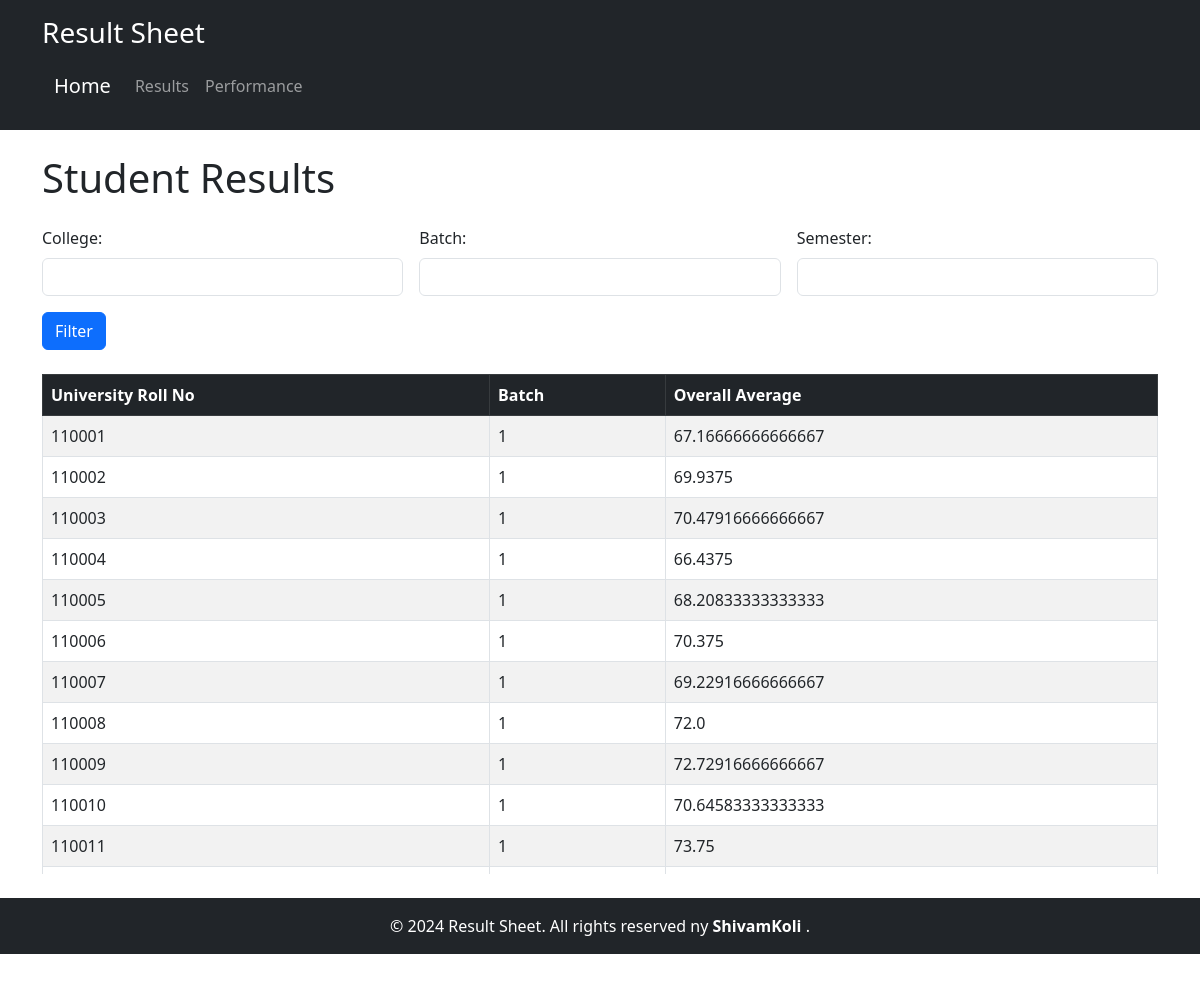
The page / on the database its author committed.
### results/models.py (models this page shows, shortened)
class StudentResult(models.Model):
    university_roll_no = models.CharField(max_length=10)
    college_name = models.CharField(max_length=100)
    batch = models.IntegerField()
    semester = models.IntegerField()
    subject_1 = models.FloatField()
    subject_2 = models.FloatField()
    subject_3 = models.FloatField()
    subject_4 = models.FloatField()
    subject_5 = models.FloatField()
    subject_6 = models.FloatField()
    semester_avg = models.FloatField()
    overall_avg = models.FloatField()

### results/views.py (the view)
# urls.py: path('', result_list, name='result_list'),
def result_list(request):
    results = StudentResult.objects.all()
    college_filter = request.GET.get('college')
    batch_filter = request.GET.get('batch')
    semester_filter = request.GET.get('semester')
    if college_filter:
        results = results.filter(college_name=college_filter)
    if batch_filter:
        results = results.filter(batch=batch_filter)
    if semester_filter:
        results = results.filter(semester=semester_filter)
    unique_results = {}
    for result in results:
        if result.university_roll_no not in unique_results:
            unique_results[result.university_roll_no] = result  # Store the full object
    for result in unique_results.values():
        if semester_filter:
            result.semester_avg = getattr(result, f'subject_{semester_filter}', result.overall_avg)
        else:
            result.semester_avg = result.overall_avg
    return render(request, 'results/result_list.html', {
        'results': unique_results.values(),
        'semester_filter': semester_filter
    })

### results/templates/results/result_list.html (shortened to what this page needs)
{% extends "results/base.html" %}
{% block content %}
    <h1 class="mb-4">Student Results</h1>
    <form method="get" class="row g-3 mb-4">
        <div class="col-md-4">
            <label for="college" class="form-label">College:</label>
            <input type="text" name="college" id="college" class="form-control">
        </div>
        <div class="col-md-4">
            <label for="batch" class="form-label">Batch:</label>
            <input type="number" name="batch" id="batch" class="form-control">
        </div>
        <div class="col-md-4">
            <label for="semester" class="form-label">Semester:</label>
            <input type="number" name="semester" id="semester" class="form-control">
        </div>
        <div class="col-12">
            <button type="submit" class="btn btn-primary">Filter</button>
        </div>
    </form>
    <div class="table-responsive" style="max-height: 500px; overflow-y: auto;">
        <table class="table table-bordered table-striped">
            <thead class="table-dark">
                <tr>
                    <th>University Roll No</th>
                    <th>Batch</th>
                    {% if not semester_filter %}
                        <th>Overall Average</th>
                    {% endif %}
                </tr>
            </thead>
            <tbody>
                {% for result in results %}
                    <tr>
                        <td>{{ result.university_roll_no }}</td>
                        <td>{{ result.batch }}</td>
                        {% if not semester_filter %}
                            <td>{{ result.overall_avg }}</td>
                        {% endif %}
                    </tr>
                {% empty %}
                    <tr>
                        <td colspan="11" class="text-center">No results found.</td>
                    </tr>
                {% endfor %}
            </tbody>
        </table>
    </div>
{% endblock %}

### results/templates/results/base.html (shortened to what this page needs)
<!DOCTYPE html>
<html lang="en">
<head>
    <link href="https://cdn.jsdelivr.net/npm/bootstrap@5.3.0/dist/css/bootstrap.min.css" rel="stylesheet">
</head>
<body>
    <header class="bg-dark text-white py-3 mb-4">
        <div class="container">
            <h1 class="h3">Result Sheet</h1>
            <nav class="navbar navbar-expand-lg navbar-dark">
                <div class="container-fluid">
                    <a class="navbar-brand" href="#">Home</a>
                    <div class="collapse navbar-collapse" id="navbarNav">
                        <ul class="navbar-nav">
                            <li class="nav-item">
                                <a class="nav-link" href="{% url 'result_list' %}">Results</a>
                            </li>
                            <li class="nav-item">
                                <a class="nav-link" href="{% url 'student_performance' %}">Performance</a>
                            </li>
                        </ul>
                    </div>
                </div>
            </nav>
        </div>
    </header>
    <main class="container">
        {% block content %}{% endblock %}
    </main>
    <footer class="bg-dark text-white py-3 mt-4">
        <div class="container text-center">
            <p class="mb-0">&copy; 2024 Result Sheet. All rights reserved ny <b> ShivamKoli </b>.</p>
        </div>
    </footer>
</body>
</html>

### rows shown on the page
StudentResult: university_roll_no "110001", batch "1", overall_avg "67.16666666666667"
StudentResult: university_roll_no "110002", batch "1", overall_avg "69.9375"
StudentResult: university_roll_no "110003", batch "1", overall_avg "70.47916666666667"
StudentResult: university_roll_no "110004", batch "1", overall_avg "66.4375"
StudentResult: university_roll_no "110005", batch "1", overall_avg "68.20833333333333"
StudentResult: university_roll_no "110006", batch "1", overall_avg "70.375"
StudentResult: university_roll_no "110007", batch "1", overall_avg "69.22916666666667"
StudentResult: university_roll_no "110008", batch "1", overall_avg "72.0"
StudentResult: university_roll_no "110009", batch "1", overall_avg "72.72916666666667"
StudentResult: university_roll_no "110010", batch "1", overall_avg "70.64583333333333"
StudentResult: university_roll_no "110011", batch "1", overall_avg "73.75"
